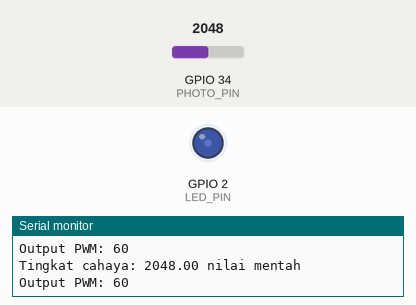
The sketch below on a simulated ESP32. Shown: output pins drawn as LEDs (lit = HIGH), the last lines printed to the serial monitor. The test bench sets the inputs (shaded band); at power-on: GPIO 34 (PHOTO_PIN) = 2048. WiFi joins after 1.5 s; servers stay silent unless stated; random numbers use the default seed unless the sketch sets one; no MQTT or app messages arrive unless stated.

Above: at 2.7 s.
2.8 s: GPIO 34 (PHOTO_PIN) set to 3269
4.7 s: GPIO 34 (PHOTO_PIN) set to 3327
At 6.4 s:
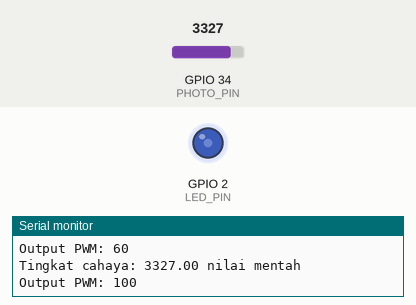
7.0 s: GPIO 34 (PHOTO_PIN) set to 3940
At 8.6 s:
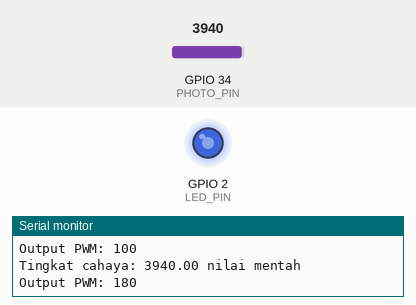
12.1 s: GPIO 34 (PHOTO_PIN) set to 3460
At 13.9 s:
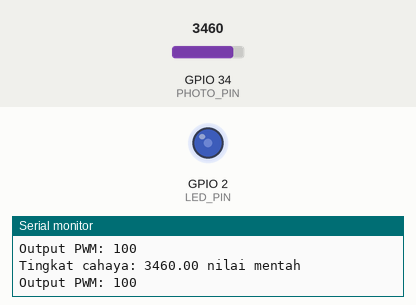
Timing chart, 0 to 15.1 s (numbered marks = the images above; inputs shaded):
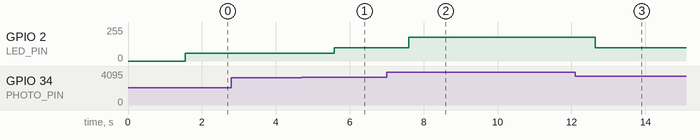

The sketch:

sketch.ino
```cpp
#include <WiFi.h>
#include <PubSubClient.h>
#include <ArduinoJson.h>
// #include <ESP32PWM.h>

// Konfigurasi WiFi
const char* ssid = "☌⌰⟟⟒⏚⊬";
const char* password = "acumalaka";

// Konfigurasi MQTT
const char* mqtt_server = "192.168.250.184"; // IP lokal komputer
const int mqtt_port = 1883;
const char* mqtt_topic = "room/occupancy";

// Konfigurasi Pin
const int LED_PIN = 2;        // Pin LED bawaan ESP32
const int PHOTO_PIN = 34;     // Pin analog untuk sensor cahaya
const int PWM_CHANNEL = 0;    // Saluran PWM
const int PWM_FREQ = 5000;    // Frekuensi PWM
const int PWM_RESOLUTION = 8; // Resolusi PWM (8 bit - rentang 0-255)

// Objek-objek
WiFiClient espClient;
PubSubClient mqtt(espClient);

// Variabel global
int peopleCount = 0;
float lightLevel = 0;
unsigned long lastSensorRead = 0;
const int SENSOR_READ_INTERVAL = 1000; // Interval pembacaan sensor (ms)

// Fungsi keanggotaan fuzzy untuk jumlah orang
float peopleEmpty(int x) {
  if (x <= 0) return 1;
  if (x >= 9) return 0;
  return (9.0 - x) / 9.0;
}

float peopleMedium(int x) {
  if (x <= 0 || x >= 18) return 0;
  if (x >= 6 && x <= 12) return 1;
  if (x < 6) return (x - 0.0) / 6.0;
  return (18.0 - x) / 6.0;
}

float peopleFull(int x) {
  if (x <= 9) return 0;
  if (x >= 18) return 1;
  return (x - 9.0) / 9.0;
}

// Fungsi keanggotaan fuzzy untuk tingkat cahaya (rentang 0-4095)
// Revisi fungsi keanggotaan untuk lebih halus
float lightDark(float x) {
  if (x >= 3900) return 1;
  if (x <= 3500) return 0;
  return (x - 3500.0) / 400.0;
}

float lightNormal(float x) {
  if (x <= 3300 || x >= 3900) return 0;
  if (x >= 3500 && x <= 3700) return 1;
  if (x < 3500) return (x - 3300.0) / 200.0;
  return (3900.0 - x) / 200.0;
}

float lightBright(float x) {
  if (x <= 2900) return 1;
  if (x >= 3300) return 0;
  return (3300.0 - x) / 400.0;
}

// Fungsi pengaturan WiFi
void setupWiFi() {
  Serial.println("Menghubungkan ke WiFi...");
  WiFi.begin(ssid, password);

  while (WiFi.status() != WL_CONNECTED) {
    delay(500);
    Serial.print(".");
  }

  Serial.println("\nWiFi terhubung");
  Serial.println("Alamat IP: ");
  Serial.println(WiFi.localIP());
}

// Fungsi callback MQTT
void mqttCallback(char* topic, byte* payload, unsigned int length) {
  StaticJsonDocument<200> doc;
  DeserializationError error = deserializeJson(doc, payload, length);

  if (error) {
    Serial.print("deserializeJson() gagal: ");
    Serial.println(error.c_str());
    return;
  }

  peopleCount = doc["people_count"];
  Serial.print("Jumlah orang: ");
  Serial.println(peopleCount);
}

// Fungsi reconnect MQTT
void reconnectMQTT() {
  while (!mqtt.connected()) {
    Serial.println("Mencoba koneksi MQTT...");
    String clientId = "ESP32Client-" + String(random(0xffff), HEX);

    if (mqtt.connect(clientId.c_str())) {
      Serial.println("Terhubung ke broker MQTT");
      mqtt.subscribe(mqtt_topic);
    } else {
      Serial.print("Gagal, rc=");
      Serial.print(mqtt.state());
      Serial.println(" Mencoba ulang dalam 5 detik...");
      delay(5000);
    }
  }
}

// Menghitung output fuzzy
int calculateFuzzyOutput() {
  // Menghitung derajat keanggotaan untuk jumlah orang
  float pEmpty = peopleEmpty(peopleCount);
  float pMedium = peopleMedium(peopleCount);
  float pFull = peopleFull(peopleCount);

  // Menghitung derajat keanggotaan untuk tingkat cahaya
  float lDark = lightDark(lightLevel);
  float lNormal = lightNormal(lightLevel);
  float lBright = lightBright(lightLevel);

  // Aturan dengan nilai yang lebih proporsional
  float rules[][3] = {
    {pEmpty, lDark, 180},    // Sepi & Redup -> Agak Terang
    {pEmpty, lNormal, 100},  // Sepi & Normal -> Redup
    {pEmpty, lBright, 60},   // Sepi & Terang -> Sangat Redup
    {pMedium, lDark, 255},   // Sedang & Redup -> Sangat Terang
    {pMedium, lNormal, 180}, // Sedang & Normal -> Agak Terang
    {pMedium, lBright, 100}, // Sedang & Terang -> Redup
    {pFull, lDark, 255},     // Ramai & Redup -> Sangat Terang
    {pFull, lNormal, 230},   // Ramai & Normal -> Terang
    {pFull, lBright, 180}    // Ramai & Terang -> Agak Terang
  };

  float sumWeight = 0;
  float sumProduct = 0;

  // Menghitung rata-rata berbobot (defuzzifikasi Sugeno)
  for (int i = 0; i < 9; i++) {
    float ruleStrength = min(rules[i][0], rules[i][1]);
    sumWeight += ruleStrength;
    sumProduct += ruleStrength * rules[i][2];
  }

  if (sumWeight == 0) return 128; // Nilai default jika tidak ada aturan yang aktif
  return (int)(sumProduct / sumWeight);
}

void setup() {
  Serial.begin(115200);

  // Pengaturan LED PWM
  // ledcSetup(PWM_CHANNEL, PWM_FREQ, PWM_RESOLUTION);  // Konfigurasi PWM
  // ledcAttachPin(LED_PIN, PWM_CHANNEL);               // Menghubungkan PIN ke channel PWM
  // ledcWrite(PWM_CHANNEL, 0);                         // Inisialisasi PWM dengan nilai 0

  pinMode(LED_PIN, OUTPUT);

  // Pengaturan pin sensor cahaya
  pinMode(PHOTO_PIN, INPUT);

  // Pengaturan WiFi
  setupWiFi();

  // Pengaturan MQTT
  mqtt.setServer(mqtt_server, mqtt_port);
  mqtt.setCallback(mqttCallback);
}

void loop() {
  // Menjaga koneksi MQTT
  if (!mqtt.connected()) {
    reconnectMQTT();
  }
  mqtt.loop();

  // Membaca sensor secara berkala
  unsigned long currentMillis = millis();
  if (currentMillis - lastSensorRead >= SENSOR_READ_INTERVAL) {
    lastSensorRead = currentMillis;

    // Membaca nilai sensor cahaya (0-4095)
    lightLevel = analogRead(PHOTO_PIN);
    Serial.print("Tingkat cahaya: ");
    Serial.print(lightLevel);
    Serial.println(" nilai mentah");

    // Menghitung dan menerapkan PWM
    int pwmValue = calculateFuzzyOutput();
    analogWrite(LED_PIN, pwmValue);

    Serial.print("Output PWM: ");
    Serial.println(pwmValue);
  }

  delay(10); // Delay kecil untuk mencegah reset watchdog
}
```

Measured:
- after the input at 4.7 s, GPIO 2 (LED_PIN): 60/255 → 100/255 after 0.89 s
- after the input at 7.0 s, GPIO 2 (LED_PIN): 100/255 → 180/255 after 0.60 s
- after the input at 12.1 s, GPIO 2 (LED_PIN): 180/255 → 100/255 after 0.55 s
